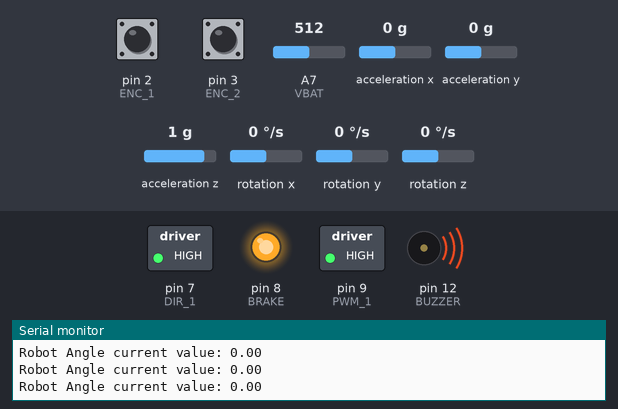
The sketch below on a simulated Arduino Nano, built with avr-gcc and run on an emulated ATmega328P. On the bench: switched loads named in the sketch (green lamp = pin HIGH), output pins drawn as LEDs (lit = HIGH), buzzer (waves = sounding, pin HIGH), the last lines printed to the serial monitor. Inputs (shaded band) come from the test bench; at power-on: acceleration y 0 g, A7 (VBAT) = 512, pin 2 (ENC_1) HIGH, pin 3 (ENC_2) HIGH, acceleration x 0 g, acceleration z 1 g, rotation x 0 °/s, rotation y 0 °/s, rotation z 0 °/s.

Above: at 8.6 s.
8.7 s: acceleration y set to -1.4 g
At 9.02 s:
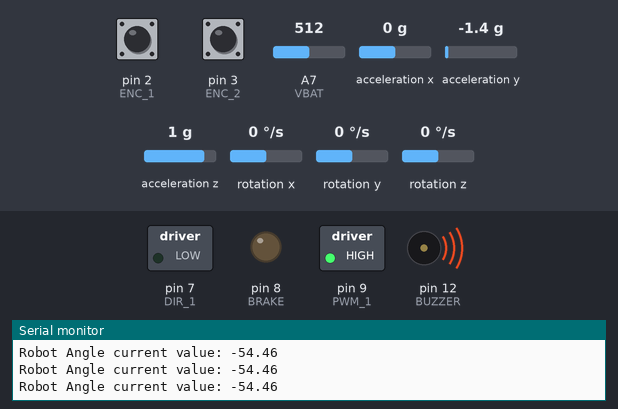
12.2 s: A7 (VBAT) set to 538
15.7 s: A7 (VBAT) set to 565
At 16.01 s:
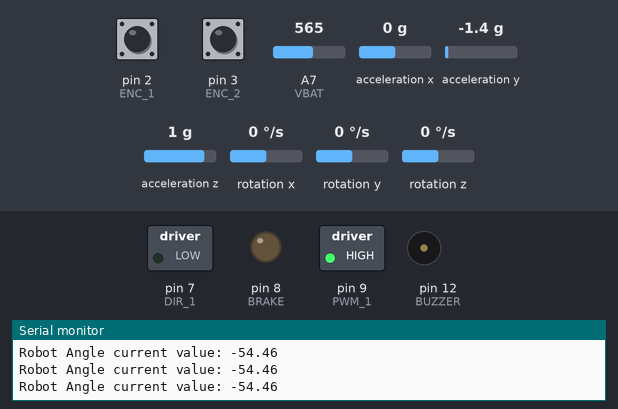
Timing chart, 0 to 18.7 s (numbered marks = the images above; inputs shaded):
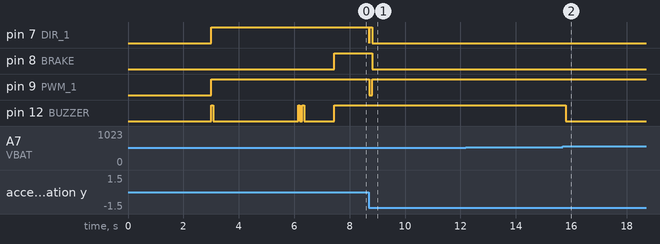

Measured:
- the behaviour switches between 551 and 552 on A7 (VBAT) (found by bisection; images 1 and 2)
- after the input at 8.7 s, pin 7 (DIR_1): HIGH → LOW at once, → HIGH 0.01 s later, → LOW 0.10 s later; pin 8 (BRAKE): HIGH → LOW after 0.11 s; pin 9 (PWM_1): HIGH → LOW at once, → HIGH 0.11 s later
- after the input at 15.7 s, pin 12 (BUZZER): HIGH → LOW after 0.11 s

The sketch:

code.ino
```cpp
#include <Wire.h>
#include <MPU6050_tockn.h>
MPU6050 mpu6050(Wire);

#define PWM_1         9
#define DIR_1         7
#define ENC_1         2
#define ENC_2         3
#define BRAKE         8
#define BUZZER        12
#define VBAT          A7

bool vertical = false;
bool calibrating = false;
bool calibrated = false;

float loop_time = 10;
float e=0,e_d=0,e_i=0,RoAngle, RoAngle_offset,RoAngle_sum,preRoAngle;

float Kp=100;
//float Ki=0.009;
float Kd = 0.13;


volatile int  motor_speed=0, enc_count = 0;
volatile byte pos;

int bat_divider = 58; // this value needs to be adjusted to measure the battery voltage correctly

long currentT, previousT_1, previousT_2 = 0;

void writeTo(byte device, byte address, byte value) {
  Wire.beginTransmission(device);
  Wire.write(address);
  Wire.write(value);
  Wire.endTransmission(true);
}

void beep() {
    digitalWrite(BUZZER, HIGH);
    delay(70);
    digitalWrite(BUZZER, LOW);
    delay(80);
}

void Motor1_control(int sp) {
  if (sp > 0) digitalWrite(DIR_1, LOW);
    else digitalWrite(DIR_1, HIGH);
  analogWrite(PWM_1, 255 - abs(sp));
}

void printRoAngle() {
    Serial.print("Robot Angle current value: ");
    Serial.println(RoAngle);
}

void angle_calc() {
  mpu6050.update();
  RoAngle=mpu6050.getAngleX();
  if (abs(e) > 15) {vertical = false;  digitalWrite(DIR_1, !digitalRead(DIR_1)); delay(100);}
  if (abs(e) < 2) vertical = true;
  if (abs(e) >= 30) {vertical = false; Motor1_control(0); digitalWrite(BRAKE, LOW); }
  printRoAngle();
}

void angle_setup() {
  Wire.begin();
  delay(100);
  for (int i = 0; i < 1024; i++) {
    angle_calc();
    RoAngle_sum += RoAngle;
  }
  RoAngle_offset = RoAngle_sum/1024;
  beep();
  beep();
  Serial.print("Robot angle offset: ");  Serial.println(RoAngle_offset);
  calibrated = true;
}

void battVoltage(double voltage) {
  if (voltage > 8 && voltage <= 9.5) {
    digitalWrite(BUZZER, HIGH);
  } else {
    digitalWrite(BUZZER, LOW);
  }
}

void ENC_READ() {
  byte cur = (!digitalRead(ENC_1) << 1) + !digitalRead(ENC_2);
  byte old = pos & B00000011;
  byte dir = (pos & B00110000) >> 4;

  if (cur == 3) cur = 2;
  else if (cur == 2) cur = 3;

  if (cur != old) {
  if (dir == 0) {
    if (cur == 1 || cur == 3) dir = cur;
    } else {
      if (cur == 0) {
        if (dir == 1 && old == 3) enc_count--;
        else if (dir == 3 && old == 1) enc_count++;
        dir = 0;
      }
    }
    pos = (dir << 4) + (old << 2) + cur;
  }
}

void setup() {
  Serial.begin(115200);
  Wire.begin();
  mpu6050.begin();
  mpu6050.calcGyroOffsets(true);

  // Pins D9 and D10 - 7.8 kHz
  TCCR1A = 0b00000001;
  TCCR1B = 0b00001010;


  pinMode(DIR_1, OUTPUT);
  pinMode(BRAKE, OUTPUT);
  pinMode(BUZZER, OUTPUT);
  pinMode(ENC_1, INPUT);
  pinMode(ENC_2, INPUT);

  Motor1_control(0);

  attachInterrupt(0, ENC_READ, CHANGE);
  attachInterrupt(1, ENC_READ, CHANGE);
  beep();
  angle_setup();
  delay(1000);
}

void loop() {
  currentT = millis();

  if (currentT - previousT_1 >= loop_time) {
    angle_calc();
    motor_speed = -enc_count;
    enc_count = 0;

    if (vertical && calibrated && !calibrating) {
      digitalWrite(BRAKE, HIGH);
      e=RoAngle-RoAngle_offset;
      e_d=(RoAngle-preRoAngle)/0.001;
      e_i=e_i+e*0.001;
      int pwm = constrain(Kp*e + Kd*e_d , -255, 255);

      Motor1_control(-pwm);

    previousT_1 = currentT;
    preRoAngle = RoAngle;
  }

  if (currentT - previousT_2 >= 2000) {
    battVoltage((double)analogRead(VBAT) / bat_divider);
    if (!calibrated && !calibrating) {
      Serial.println("first you need to calibrate the balancing point...");
    }
    previousT_2 = currentT;
  }
}
}
```
